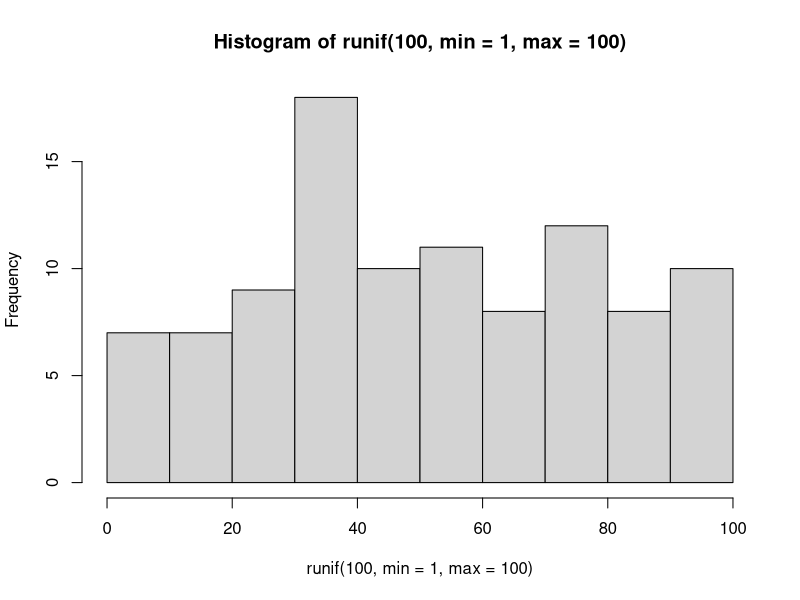
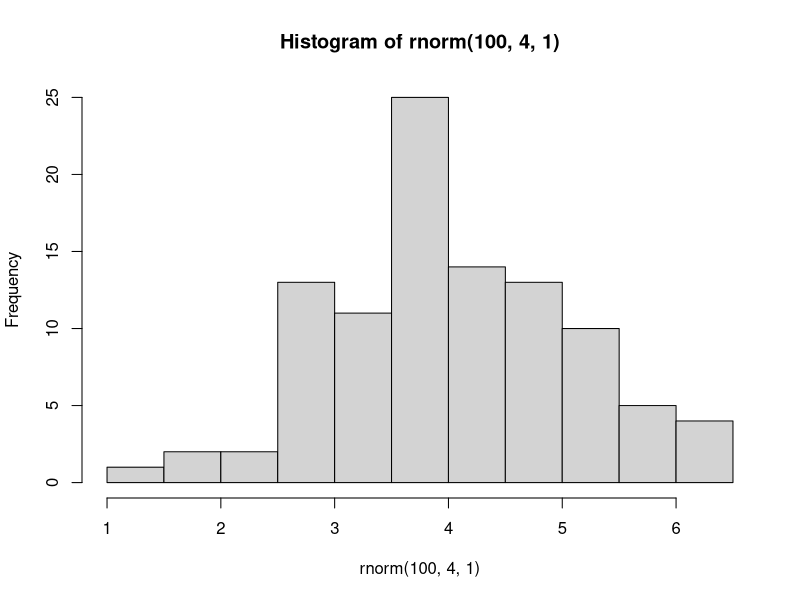

The R source for these figures, in order:
####################################################################
#                     The tidyverse and beyond 
#                            Workshop 6
#                     Don't look back in anger
#                          27th March 2018
#                          1: Stats basics
####################################################################
# 1. Basic mathematical operations
# + is addition 

2 + 3

# - is subtraction

8 - 2

# * is multiplication

3 * 2

# / is division 

8 / 2

# ^ will raise to the power

2 ^ 4

# %% give a division remainder  

5 %% 2

# Numbers in brackets are enumerated first

(3 * 3) - 2
3 * (3 - 2)

# 2. Many of the statistical functions are located in the stats package
# In the R console type stats:: and scroll through some of the options

# Let's create a  vector to look at some straightforward functions

x <-  c(2, 5, 5, 7, 8, 10, 14, 15, 23, 34)

# 3. Examine the output of the following

length(x)

max(x)

min(x)

mean(x)

sd(x)

median(x)

range(x)

quantile(x)

rank(x)

# 4. Should parametric or nonparametric tests be applied to x?
# We can use Shapiro-Wilks to test our data for normality

shapiro.test(x)

# Where the data ins't normally distributed, you might look to 
# transform the data
# Let's transform the data stored in x

log(x) # Take the log of the values in x

log2(x) # Take log to the base 2, the values in x

sqrt(x) # Square root

# 5. What will Shapiro Wilk test tell us about our log transformed data?

shapiro.test(log(x))

# 6. Information about the test can be accessed using ?

?t.test

# 7. Run a one sample t-test on x and examine the output

t.test(x, mu = 5)

# 8. Save the output of the test and access the outputs individually

test_output <- t.test(x, mu = 5)

# 9. Generate a series of random numbers

runif(100, min = 1, max = 100)

# This will give us an approximately uniform distribution of numbers

hist(runif(100, min = 1, max = 100))

# 10. For us all to generate the same set of numbers we need...

set.seed(1) 
same <- runif(100, min = 1, max = 100)
mean(same)
sd(same)

# 11. Generate random numbers from a normal distribution

rnorm(100, 4, 1) # i.e. 100 numbers, with mean of 4 and sd of 1
hist(rnorm(100, 4, 1))